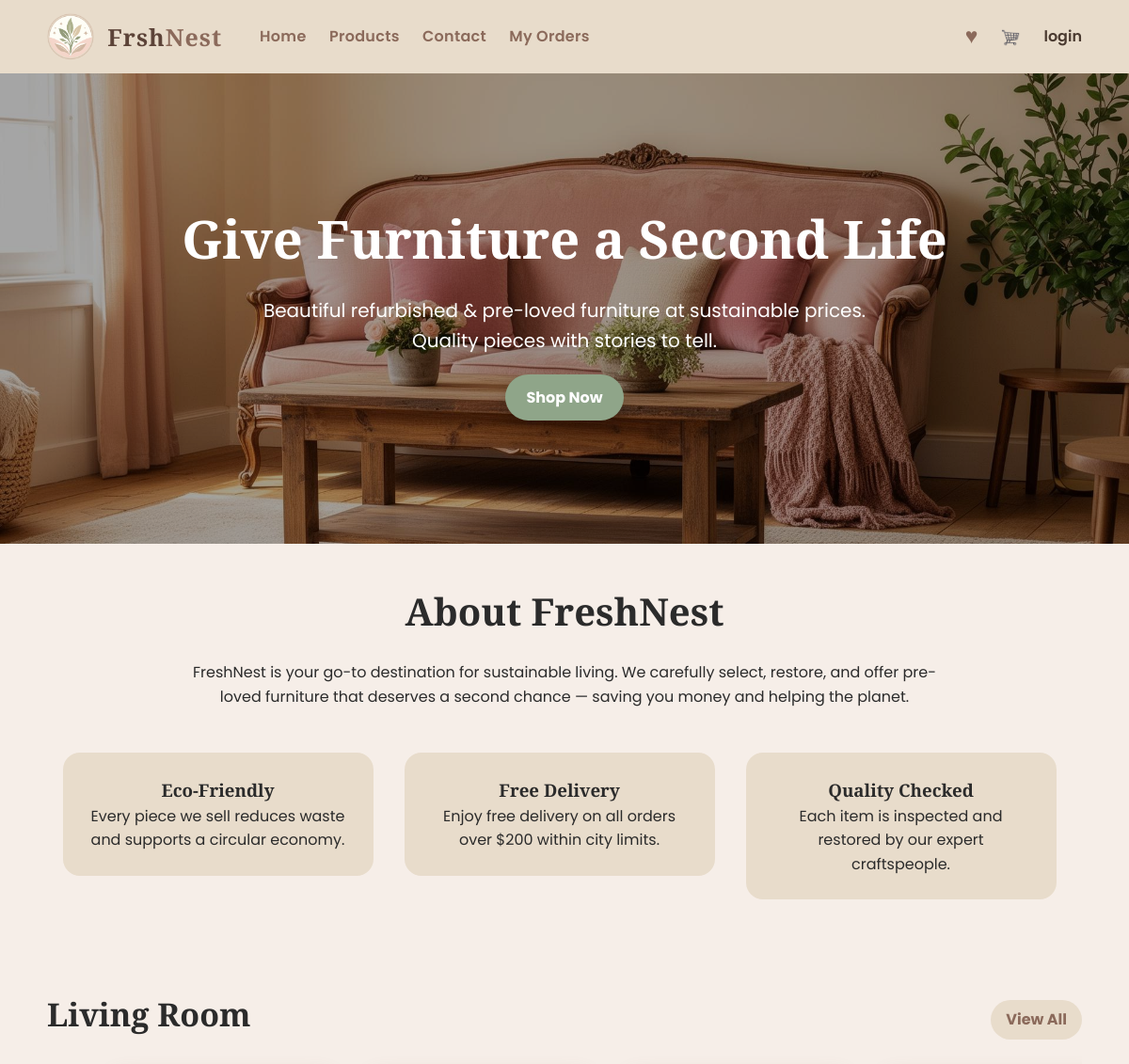
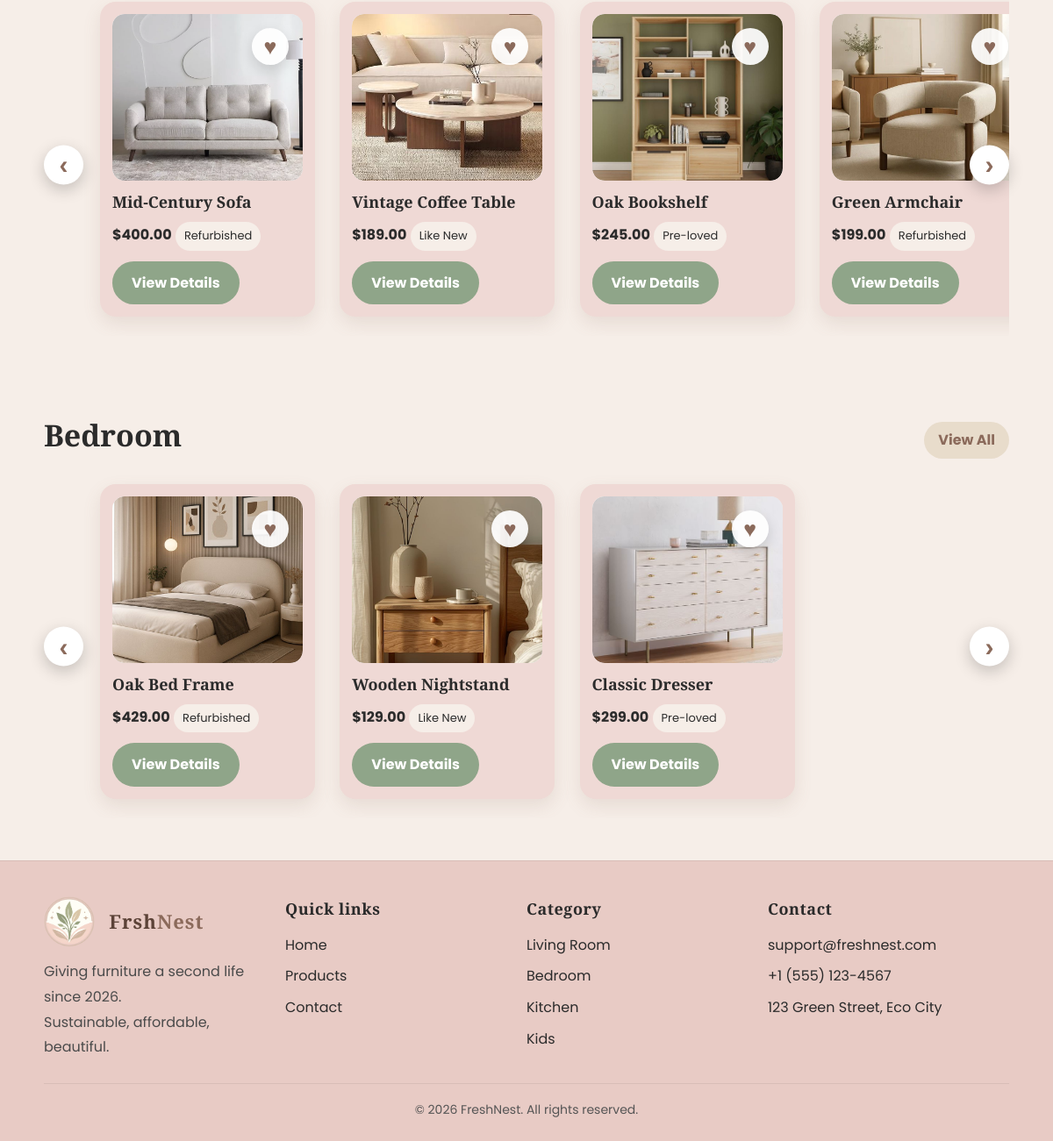
The page / on the database its author committed (2 pictures, top to bottom).
### tables this page shows
CREATE TABLE `products` (
  `product_id` int(11) NOT NULL,
  `name` varchar(100) DEFAULT NULL,
  `price` decimal(10,2) DEFAULT NULL,
  `image` varchar(255) DEFAULT NULL,
  `product_condition` varchar(50) DEFAULT NULL,
  `category_id` int(11) DEFAULT NULL,
  `stock` int(11) NOT NULL,
  `description` text NOT NULL
);

### index.php (the view, shortened to what this page needs)
<?php
require_once __DIR__ . '/config.php';
$fav_count = 0;
$favorites = array();
$living_query = "SELECT * FROM products WHERE category_id = 1 LIMIT 8";
$living_result = mysqli_query($conn, $living_query);
$bedroom_query = "SELECT * FROM products WHERE category_id = 2 LIMIT 8";
$bedroom_result = mysqli_query($conn, $bedroom_query);
?>
<!DOCTYPE html>
<html lang="en">
<head>
<link href="css/style.css" rel="stylesheet"/>
</head>
<body>
<div class="header">
<div class="container row">
<a class="brand" href="index.php">
<img src="images/logo.png" alt="FreshNest Logo"/>
<span class="name"><span class="fresh">Frsh</span><span class="nest">Nest</span></span>
</a>
<div class="nav">
<a href="index.php">Home</a>
<a href="products.php">Products</a>
<a href="contact.php">Contact</a>
<a href="orders.php">My Orders</a>
</div>
<div class="header-right">
<a class="header-fav" href="favorites.php">♥<?php if ($fav_count > 0) { ?><span class="fav-count"><?php echo $fav_count; ?></span><?php } ?></a>
<a class="icon-btn" href="cart.php"><img src="images/icon-cart.png" class="cart-icon" alt="Cart"/></a>
<div class="header-icons">
    <?php if(isset($_SESSION['user_id']) && isset($_SESSION['user_name'])): ?>
    <a href="profile.php" class="user-avatar" style="margin-left: 10px;">
        <?php echo strtoupper(substr($_SESSION['user_name'], 0, 1)); ?>
    </a>
<?php else: ?>
    <a href="login.php" class="login-link" style="text-decoration:none; color: #4a3a30; margin-left: 10px;">login</a>
<?php endif;
    ?>
</div>
</div>
</div>
</div>
<div class="hero">
<img src="images/hero-banner.jpeg" alt="FreshNest furniture"/>
<div class="overlay">
<div>
<h1>Give Furniture a Second Life</h1>
<p>
Beautiful refurbished & pre-loved furniture at sustainable prices.<br/>
Quality pieces with stories to tell.
</p>
<a class="btn hero-btn" href="products.php">Shop Now</a>
</div>
</div>
</div>
<div class="section">
<div class="container">
<h2 class="section-title">About FreshNest</h2>
<p class="section-text">
FreshNest is your go-to destination for sustainable living. We carefully select, restore,
and offer pre-loved furniture that deserves a second chance — saving you money and helping the planet.
</p>
<div class="features">
<div class="feature">
<h3>Eco-Friendly</h3>
<p>Every piece we sell reduces waste and supports a circular economy.</p>
</div>
<div class="feature">
<h3>Free Delivery</h3>
<p>Enjoy free delivery on all orders over $200 within city limits.</p>
</div>
<div class="feature">
<h3>Quality Checked</h3>
<p>Each item is inspected and restored by our expert craftspeople.</p>
</div>
</div>
</div>
</div>
<div class="featured-category soft-category">
<div class="container">
<div class="category-head">
<h2>Living Room</h2>
<a href="products.php?category_id=1">View All</a>
</div>
<div class="carousel-wrap">
<button class="carousel-arrow left-arrow" type="button" onclick="scrollCarousel('livingCarousel', -1)">‹</button>
<div class="product-carousel" id="livingCarousel">
<?php
if ($living_result && mysqli_num_rows($living_result) > 0) {
    while ($row = mysqli_fetch_row($living_result)) {
?>
<div class="card carousel-card <?php if ($row[6] == 0) { echo 'sold-out-card'; } ?>">
<div class="card-img-wrap">
<img src="<?php echo $row[3]; ?>" alt="<?php echo $row[1]; ?>"/>
<button type="button" class="card-fav-btn <?php if (in_array($row[0], $favorites)) { echo 'saved'; } ?>" onclick="toggleHomeFavorite(<?php echo $row[0]; ?>, this)">♥</button>
</div>
<h3><?php echo $row[1]; ?></h3>
<div class="meta">
<span class="price">$<?php echo $row[2]; ?></span>
<span class="badge"><?php echo $row[4]; ?></span>
</div>
<a class="btn card-view-btn" href="product-details.php?product_id=<?php echo $row[0]; ?>">View Details</a>
</div>
<?php
    }
}
?>
</div>
<button class="carousel-arrow right-arrow" type="button" onclick="scrollCarousel('livingCarousel', 1)">›</button>
</div>
</div>
</div>
<div class="featured-category">
<div class="container">
<div class="category-head">
<h2>Bedroom</h2>
<a href="products.php?category_id=2">View All</a>
</div>
<div class="carousel-wrap">
<button class="carousel-arrow left-arrow" type="button" onclick="scrollCarousel('bedroomCarousel', -1)">‹</button>
<div class="product-carousel" id="bedroomCarousel">
<?php
if ($bedroom_result && mysqli_num_rows($bedroom_result) > 0) {
    while ($row = mysqli_fetch_row($bedroom_result)) {
?>
<div class="card carousel-card <?php if ($row[6] == 0) { echo 'sold-out-card'; } ?>">
<div class="card-img-wrap">
<img src="<?php echo $row[3]; ?>" alt="<?php echo $row[1]; ?>"/>
<button type="button" class="card-fav-btn <?php if (in_array($row[0], $favorites)) { echo 'saved'; } ?>" onclick="toggleHomeFavorite(<?php echo $row[0]; ?>, this)">♥</button>
</div>
<h3><?php echo $row[1]; ?></h3>
<div class="meta">
<span class="price">$<?php echo $row[2]; ?></span>
<span class="badge"><?php echo $row[4]; ?></span>
</div>
<a class="btn card-view-btn" href="product-details.php?product_id=<?php echo $row[0]; ?>">View Details</a>
</div>
<?php
    }
}
?>
</div>
<button class="carousel-arrow right-arrow" type="button" onclick="scrollCarousel('bedroomCarousel', 1)">›</button>
</div>
</div>
</div>
<div class="footer">
<div class="container footer-grid">
<div>
<a class="brand" href="index.php">
<img src="images/logo.png" alt="FreshNest Logo"/>
<span class="name"><span class="fresh">Frsh</span><span class="nest">Nest</span></span>
</a>
<p class="muted">Giving furniture a second life since 2026.<br/>Sustainable, affordable, beautiful.</p>
</div>
<div>
<h4>Quick links</h4>
<ul>
<li><a href="index.php">Home</a></li>
<li><a href="products.php">Products</a></li>
<li><a href="contact.php">Contact</a></li>
</ul>
</div>
<div>
<h4>Category</h4>
<ul>
<li><a href="products.php?category_id=1">Living Room</a></li>
<li><a href="products.php?category_id=2">Bedroom</a></li>
<li><a href="products.php?category_id=4">Kitchen</a></li>
<li><a href="products.php?category_id=3">Kids</a></li>
</ul>
</div>
<div>
<h4>Contact</h4>
<ul>
<li><a href="mailto:support@freshnest.com">support@freshnest.com</a></li>
<li>+1 (555) 123-4567</li>
<li>123 Green Street, Eco City</li>
</ul>
</div>
</div>
<div class="container footer-bottom">© 2026 FreshNest. All rights reserved.</div>
</div>
</body>
</html>

### rows shown on the page
products: image (picture), name "Mid-Century Sofa", price "400.00", product_condition "Refurbished"
products: image (picture), name "Vintage Coffee Table", price "189.00", product_condition "Like New"
products: image (picture), name "Oak Bookshelf", price "245.00", product_condition "Pre-loved"
products: image (picture), name "Green Armchair", price "199.00", product_condition "Refurbished"
products: image (picture), name "Oak Bed Frame", price "429.00", product_condition "Refurbished"
products: image (picture), name "Wooden Nightstand", price "129.00", product_condition "Like New"
products: image (picture), name "Classic Dresser", price "299.00", product_condition "Pre-loved"
